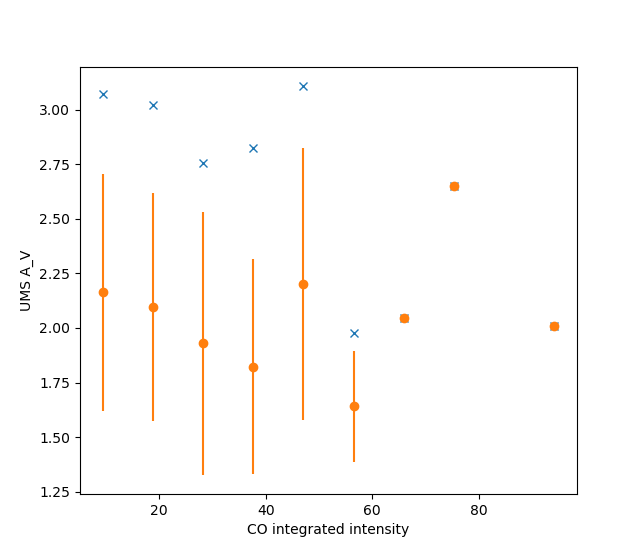

Write the Python code that produced this figure.
# find UMS stars at different CO intensity levels
# no trend is evident

from astropy.io import fits
from astropy.wcs import WCS
from astropy.table import Table
import matplotlib.pyplot as pl
pl.ion()

cofile="ALMA/30Dor_feather_mosaic83_12CO_7meter.mom0.fits"

cohdu=fits.open(cofile)[0]

ums=Table.read("Ksoll2018_HTTP_UMS_selection.csv",format="ascii")
URA = ums['Ra'].data
UDec = ums['Dec'].data
UAV = ums['A_v'].data

# get UMS stars locations in pixels of CO image
ux,uy = WCS(cohdu.header).wcs_world2pix(URA,UDec,0)

comax=np.nanmax(cohdu.data)
nlev=20

AVmax =np.zeros(nlev)+np.nan
AVmean=np.zeros(nlev)+np.nan
AVrms =np.zeros(nlev)+np.nan

levs=np.arange(nlev+1)*comax/(nlev)
# get contours as paths
cs = pl.contour(cohdu.data,levs,linewidths=1,colors='k')

import matplotlib.patches as patches

selected=[[]]*(nlev+1)

for ilev in range(nlev+1):
    verts = cs.collections[ilev].get_paths()
    usel=[]
    for i in range(len(verts)):
        if ilev==5:
            pl.gca().add_patch(patches.PathPatch(verts[i], facecolor='none', ec='yellow', lw=1, zorder=50))
        newu=np.where(verts[i].contains_points(np.array([ux,uy]).T))[0]
        if len(usel)==0:
            usel=newu
        elif len(newu)>0:
            usel=np.concatenate([usel,newu])
    if ilev==5:
        pl.plot(ux[usel],uy[usel],'rx')
    usel.sort()
    selected[ilev]=usel

for ilev in range(nlev):
    usel=np.setdiff1d(selected[ilev],selected[ilev+1])
    if len(usel)>0:
        print(levs[ilev],UAV[usel])
        AVmax[ilev] =np.nanmax(UAV[usel])
        AVmean[ilev]=np.nanmean(UAV[usel])
        AVrms[ilev]=np.nanstd(UAV[usel])

    
pl.clf()
# pl.plot(AVmean,levs[:-1],'o')
# pl.plot(AVmax,levs[:-1],'o')
pl.plot(levs[:-1],AVmax,'x')
pl.errorbar(levs[:-1],AVmean,yerr=AVrms,fmt='o')

pl.xlabel("CO integrated intensity")
pl.ylabel("UMS A_V")
pl.savefig("co_avstars.png")
